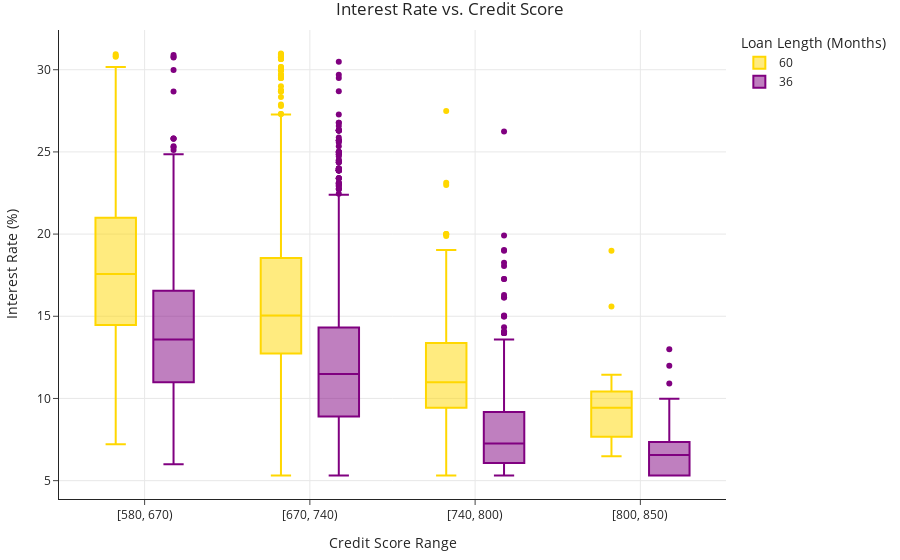

The notebook cell this image was saved under:
### Markdown cell above
Run the cell below to draw your boxplot. If you did everything correctly, it should look like the example above. Make sure to run this cell before moving forward, otherwise the tests won't work correctly.

### Code cell
q3_fig = create_boxplot(loans)
q3_fig

### Figure 1 — Plotly figure (JSON) as saved in the notebook; plotly's stock layout.template omitted (floating-point values rounded to 4 significant figures; data arrays with more than 128 entries replaced by an {"elided": "..."} marker saying what was removed)
{"data": [{"alignmentgroup": "True", "hovertemplate": "Loan Length (Months)=60<br>credit_score_bin=%{x}<br>Interest Rate (%)=%{y}<extra></extra>", "legendgroup": "60", "marker": {"color": "gold"}, "name": "60", "notched": false, "offsetgroup": "60", "orientation": "v", "showlegend": true, "type": "box", "x": {"elided": "2067 str values"}, "x0": " ", "xaxis": "x", "y": {"elided": "2067 float values"}, "y0": " ", "yaxis": "y"}, {"alignmentgroup": "True", "hovertemplate": "Loan Length (Months)=36<br>credit_score_bin=%{x}<br>Interest Rate (%)=%{y}<extra></extra>", "legendgroup": "36", "marker": {"color": "purple"}, "name": "36", "notched": false, "offsetgroup": "36", "orientation": "v", "showlegend": true, "type": "box", "x": {"elided": "4233 str values"}, "x0": " ", "xaxis": "x", "y": {"elided": "4233 float values"}, "y0": " ", "yaxis": "y"}], "layout": {"autosize": true, "boxmode": "group", "legend": {"title": {"text": "Loan Length (Months)"}, "tracegroupgap": 0}, "title": {"text": "Interest Rate vs. Credit Score"}, "xaxis": {"anchor": "y", "autorange": true, "categoryarray": ["[580, 670)", "[670, 740)", "[740, 800)", "[800, 850)"], "categoryorder": "array", "domain": [0, 1], "range": [-0.5142, 3.514], "title": {"text": "Credit Score Range"}, "type": "category"}, "yaxis": {"anchor": "x", "autorange": true, "domain": [0, 1], "range": [3.883, 32.42], "title": {"text": "Interest Rate (%)"}, "type": "linear"}}}
